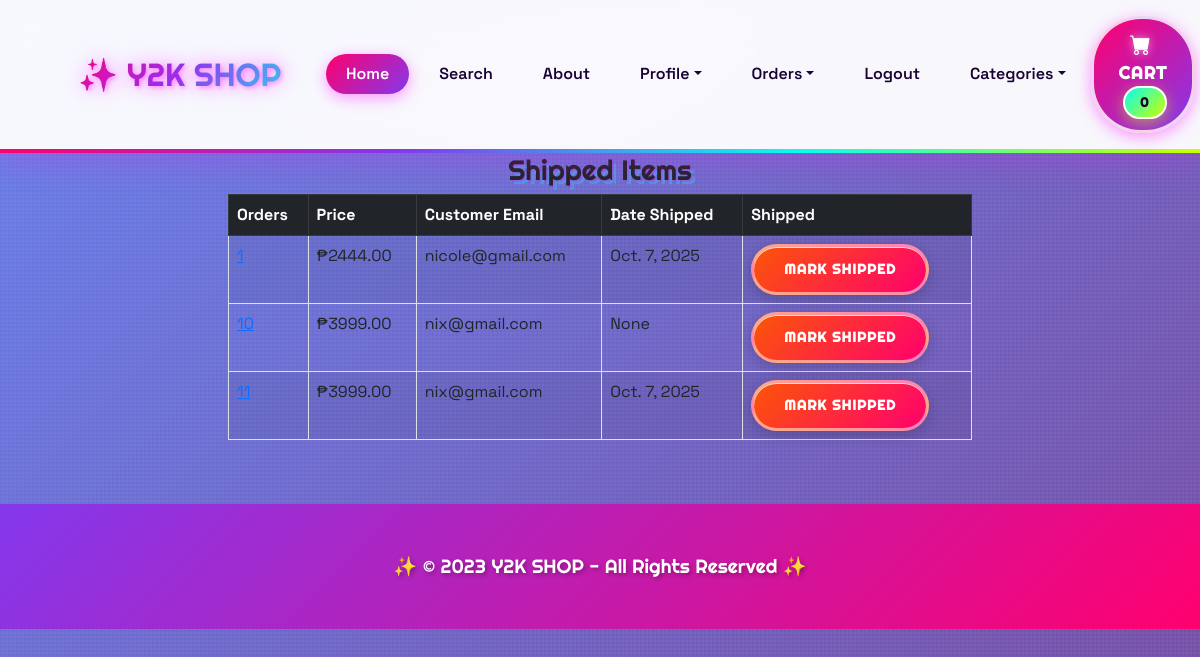
The page /payment/shipped_dash (signed in) on the database its author committed.
### payment/models.py (models this page shows, shortened)
class Order(models.Model):
     user = models.ForeignKey(User, on_delete=models.CASCADE, null=True, blank=True)
     full_name = models.CharField(max_length=250)
     email = models.CharField(max_length=250)
     shipping_address = models.TextField(max_length=15000)
     amount_paid = models.DecimalField(max_digits=7, decimal_places=2)
     date_ordered = models.DateTimeField(auto_now_add = True)
     shipped = models.BooleanField(default = False)
     date_shipped = models.DateField(blank = True, null = True)

### payment/views.py (the view, shortened to what this page needs)
# urls.py: path('shipped_dash', views.shipped_dash, name = 'shipped_dash'),
def shipped_dash(request):
    if request.user.is_authenticated and request.user.is_superuser:
         orders = Order.objects.filter(shipped = True)
         return render(request, "payment/shipped_dash.html", {"orders": orders})
    else:
        messages.success(request, "Access Denied")
        return redirect('home')

### cart/cart.py (called while the page is built)
    def __len__(self):
        return len(self.cart)

### cart/content_processors.py (called while the page is built)
def cart (request):
    return {'cart': Cart(request)}

### payment/templates/payment/shipped_dash.html (shortened to what this page needs)
{% extends 'base.html' %}
{% block content %}
        <div class="container">
            <div class="row">
                <center>
                    <div class="col-8">
                        <h3>Shipped Items</h3>
                         <table class="table table-striped table-hover table-bordered">
                            <thead class="table-dark">
                                <tr>
                                <th scope="col">Orders</th>
                                <th scope="col">Price</th>
                                <th scope="col">Customer Email</th>
                                <th scope="col">Date Shipped</th>
                                <th scope="col">Shipped</th>
                                </tr>
                            </thead>
                            <tbody>
                              {% for item in orders %}
                                <tr>
                                <td><a href="{% url 'orders' item.id %}">{{ item.id }}</a></td>
                                <td>₱{{ item.amount_paid }}</td>
                                <td>{{ item.email }}</td>
                                <td>{{ item.date_shipped }}</td>
                                  <td>
                                <form action="" method="POST">
                                <button type="submit" class="btn btn-danger btn-sm">Mark shipped</button>
                                </td>
                                </tr>
                              {% endfor %}
                            </tbody>
                         </table>
                        <br><br>
                    </div>
                </center>
            </div>
        </div>
{% endblock %}

### store/templates/base.html (style rules this page uses)
:root { --y2k-pink: #FF006E; --y2k-purple: #8338EC; --y2k-blue: #3A86FF; --y2k-cyan: #06FFF0; --y2k-lime: #CCFF00; --y2k-orange: #FB5607; --y2k-dark: #1a0033; --y2k-light: #FFF5F8; }
* { margin: 0; padding: 0; box-sizing: border-box; }
body { font-family: 'Space Grotesk', sans-serif; background: linear-gradient(135deg, #667eea 0%, #764ba2 25%, #f093fb 50%, #4facfe 75%, #00f2fe 100%); background-size: 400% 400%; animation: gradientShift 15s ease infinite; min-height: 100vh; position: relative; }
body::before { content: ''; position: fixed; top: 0; left: 0; right: 0; bottom: 0; background-image: repeating-linear-gradient(0deg, transparent, transparent 2px, rgba(255, 255, 255, 0.03) 2px, rgba(255, 255, 255, 0.03) 4px), repeating-linear-gradient(90deg, transparent, transparent 2px, rgba(255, 255, 255, 0.03) 2px, rgba(255, 255, 255, 0.03) 4px); pointer-events: none; z-index: 1; }
.container, .row, .col, [class*="col-"] { position: relative; z-index: 2; }
.btn { font-family: 'Righteous', cursive; font-weight: 700; padding: 12px 30px; border-radius: 50px; border: 3px solid rgba(255, 255, 255, 0.8); text-transform: uppercase; letter-spacing: 1px; position: relative; overflow: hidden; transition: all 0.4s cubic-bezier(0.175, 0.885, 0.32, 1.275); box-shadow: 0 4px 15px rgba(0, 0, 0, 0.2), inset 0 1px 0 rgba(255, 255, 255, 0.8); }
.btn-danger { background: linear-gradient(135deg, var(--y2k-orange), var(--y2k-pink)) !important; color: white !important; border-color: rgba(255, 255, 255, 0.5) !important; }
h1, h2, h3, h4, h5, h6 { font-family: 'Righteous', cursive; text-shadow: 2px 2px 0px rgba(255, 0, 255, 0.3), 4px 4px 0px rgba(0, 255, 255, 0.3); }

### rows shown on the page
Order: id "1", amount_paid "2444.00", email "nicole@gmail.com", date_shipped "Oct. 7, 2025"
Order: id "10", amount_paid "3999.00", email "nix@gmail.com", date_shipped "None"
Order: id "11", amount_paid "3999.00", email "nix@gmail.com", date_shipped "Oct. 7, 2025"

### other values the page prints
{{ cart|length }} "0"
